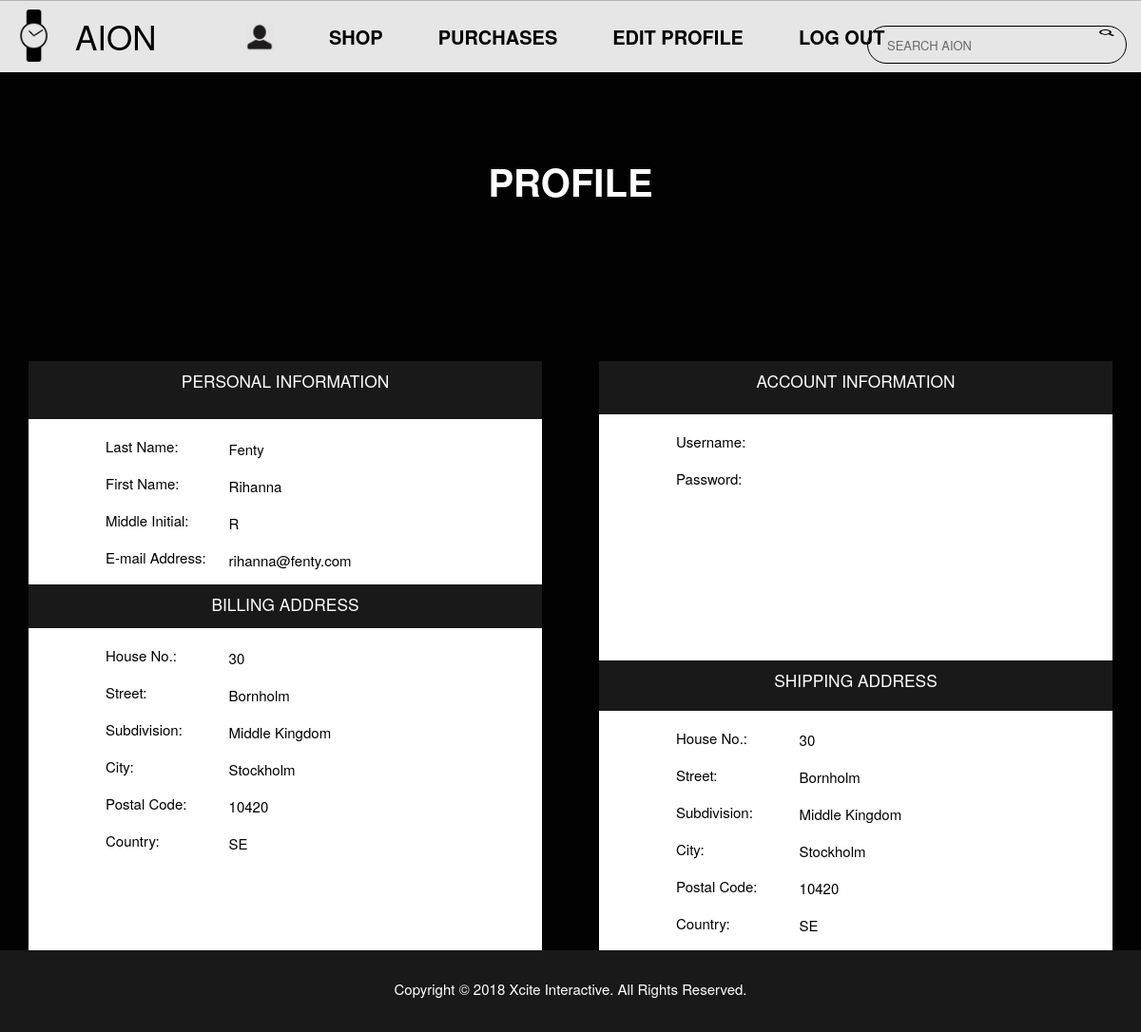
Page /aionApp/profilePage/ (signed in) on the committed database.
### aionApp/models.py (models this page shows, shortened)
class user(models.Model):
    user_id = models.AutoField(primary_key=True)
    last_name = models.CharField(max_length=64)
    first_name = models.CharField(max_length=64)
    middle_initial = models.CharField(max_length=3)
    user_name = models.CharField(max_length=255)
    password = models.CharField(max_length=255)
    email = models.CharField(max_length=255)
    role_type = models.CharField(max_length=16, choices=role_choices, default='3')
    billing_add=models.ForeignKey(billing_addres, default=0)
    shipping_add=models.ForeignKey(shipping_addres, default=0)

class billing_addres(models.Model):
    house_number = models.IntegerField(default=0)
    street = models.CharField(max_length=255)
    subdivision = models.CharField(max_length=255)
    city = models.CharField(max_length=255)
    postal_code = models.CharField(max_length=255)
    country = CountryField()

class shipping_addres(models.Model):
    house_number = models.IntegerField(default=0)
    street = models.CharField(max_length=255)
    subdivision = models.CharField(max_length=255)
    city = models.CharField(max_length=255)
    postal_code = models.CharField(max_length=255)
    country = CountryField()

### aionApp/views.py (the view)
def profilePage(request):
    if request.session["user"] > 0:
        currentUser = get_object_or_404(user, user_id = request.session["user"])
        context = {
                'currentUser': currentUser,
            }
    return render(request, 'aionApp/profile.html', context)

### aionApp/templates/aionApp/profile.html (shortened to what this page needs)
<html>
    <head>
        {% load static %}
        <link rel="stylesheet" type="text/css" href="{% static 'aionApp/profile.css' %}">
    </head>
    <body>
        <div id="navbar">
            <p id="logo" style="position: absolute; left: -3%; bottom: -33%;">
                <a href="/aionApp/homePage/"><img src="{% static 'aionApp/Images/watch.png' %}" id="watch"></a>
                 AION
            </p>
            <form class="searchContainer" role="search" method="get" action="{% url 'aionApp:search' %}">
                <input type="text" id="searchBar" placeholder="SEARCH AION"
                class="form-control" name="q" value="{{ request.GET.q }}" pattern="[A-Za-z0-9-\s]+">
                <button type="submit" class="btn btn-default"><img class="searchIcon" src="{% static 'aionApp/Images/search.png' %}"></button>
            </form>
            <span style="position: absolute; left: 18%;">
                <a href="#"><img src="{% static 'aionApp/Images/profile.png' %}" id="profile"></a>
                <a href="/aionApp/shopPage/">SHOP</a>
                <a href="/aionApp/purchasePage/">PURCHASES</a>
                <a href="/aionApp/editProfilePage/">EDIT PROFILE</a>
                <a href="/aionApp/exitSession/">LOG OUT</a>
            </span>
        </div>
        <div id="registerContainer">
            <p id="bigMessage">PROFILE</p>
            <form class="addProductmodal-content animate"  action="{% url 'aionApp:signingUp' %}"method = "post">
                <div id="container1">
                    <div id="info">
                        <div id="personalinfo">
                            PERSONAL INFORMATION
                        </div>
                        <br>
                        <span class="fontUP">Last Name:</span>
                        <div id="align">
                            <span  class="fontUP" name="last_name">{{currentUser.last_name}}</span>
                        </div>
                        <br> <br>
                        <span class="fontUP">First Name:</span>
                        <div id="align">
                            <span  class="fontUP" name="first_name">{{currentUser.first_name}}</span>
                        </div>
                        <br> <br>
                        <span class="fontUP">Middle Initial: </span>
                        <div id="align">
                            <span  class="fontUP" name="middle_initial">{{currentUser.middle_initial}}</span>
                        </div>
                        <br> <br>
                        <span class="fontUP">E-mail Address:</span>
                        <div id="align">
                            <span  class="fontUP" name="email">{{currentUser.email}}</span>
                        </div>
                        <br> <br>
                        <div id="billingaddress">
                            BILLING ADDRESS
                        </div>
                        <br>
                        <span class="fontUP">House No.:</span>
                        <div id="align">
                            <span  class="fontUP" name="bHouseNum">{{currentUser.billing_add.house_number}}</span>
                        </div>
                        <br> <br>
                        <span class="fontUP">Street:</span>
                        <div id="align">
                            <span  class="fontUP" name="bStreet">{{currentUser.billing_add.street}} </span>
                        </div>
                        <br> <br>
                        <span class="fontUP">Subdivision:</span>
                        <div id="align">
                            <span  class="fontUP" name="bSubdivision">{{currentUser.billing_add.subdivision}}</span>
                        </div>
                        <br> <br>
                        <span class="fontUP">City:</span>
                        <div id="align">
                            <span  class="fontUP" name="bCity">{{currentUser.billing_add.city}}</span>
                        </div>
                        <br> <br>
                        <span class="fontUP">Postal Code:</span>
                        <div id="align">
                            <span  class="fontUP" name="bPostal">{{currentUser.billing_add.postal_code}} </span>
                        </div>
                        <br> <br>
                        <span class="fontUP">Country:</span>
                        <div id="align">
                            <span  class="fontUP" name="bCountry">{{currentUser.billing_add.country}} </span>
                        </div>
                        <br> <br>
                    </div>
                </div>
                <div id="container2">
                    <div id="accountinfo">
                        ACCOUNT INFORMATION
                    </div>
                    <br>
                    <span class="fontUP">Username:</span>
                    <span  class="fontUP" name="username"> </span>
                    <br> <br>
                    <span class="fontUP">Password:</span>
                    <span  class="fontUP" name="password1"> </span>
                    <br> <br>
                    <span  class="fontUP" name="password2"> </span>
                    <br> <br>
                </div>
                <div id="container3">
                    <div id="shippingaddress">
                        SHIPPING ADDRESS
                    </div>
                    <br>
                    <span class="fontUP">House No.: </span>
                    <div id="align2">
                        <span  class="fontUP" name="sHouseNum">{{currentUser.shipping_add.house_number}}</span>
                    </div>
                    <br> <br>
                    <span class="fontUP">Street:</span>
                    <div id="align2">
                        <span  class="fontUP" name="sStreet">{{currentUser.shipping_add.street}} </span>
                    </div>
                    <br> <br>
                    <span class="fontUP">Subdivision:</span>
                    <div id="align2">
                        <span  class="fontUP" name="sSubdivision">{{currentUser.shipping_add.subdivision}}</span>
                    </div>
                    <br> <br>
                    <span class="fontUP">City:</span>
                    <div id="align2">
                        <span  class="fontUP" name="sCity"> {{currentUser.shipping_add.city}}</span>
                    </div>
                    <br> <br>
                    <span class="fontUP">Postal Code:</span>
                    <div id="align2">
                        <span  class="fontUP" name="sPostal"> {{currentUser.shipping_add.postal_code}}</span>
                    </div>
                    <br> <br>
                    <span class="fontUP">Country:</span>
                    <div id="align2">
                        <span  class="fontUP" name="sCountry"> {{currentUser.shipping_add.country}}</span>
                    </div>
                </div>
            </form>
        </div>
        <footer>Copyright © 2018 Xcite Interactive. All Rights Reserved.</footer>
    </body>
</html>

### aionApp/static/aionApp/profile.css (style rules this page uses)
html, body { max-width: 100%; overflow-x: hidden; margin: 0; padding: 0; }
#navbar { display: flex; justify-content: center; top: 0; left: 0; position: fixed; overflow: hidden; flex-direction: row; justify-content: space-between; align-items: center; width: 100%; height: 4.7em; border-top-style: ridge; border-top-color: #d3d3d3; border-top-width: thin; background-color: white; border-color: #c7c7c7; opacity: 0.9; }
#navbar a { float: left; display: block; color: black; text-align: center; padding: 14px 16px; text-decoration: none; font-size: 20px; font-family: "Helvetica Neue"; font-weight: bold; margin-left: 1.3em; cursor: pointer; }
.searchContainer { text-align: center; position: absolute; right: -25%; bottom: 60%; width: 35%; display: block; margin: 0 auto; }
#searchBar { position: absolute; top: 35%; right: 75%; margin: 0 auto; width: 65%; height: 40px; padding: 0 20px; font-size: 0.81rem; border: 1px solid black; border-radius: 25px; font-family: "Helvetica Neue"; outline: none; }
.searchIcon { position: absolute; top: 102%; right: 78%; width: 4%; height: 120%; }
#watch { position: relative; width: 55px; height: 55px; margin-left: 2px; }
#logo { font-size: 35px; font-family: "Helvetica Neue"; display: flex; justify-content: center; overflow: hidden; flex-direction: row; justify-content:space-between; align-items: center; position: absolute; top: -35%; }
#profile { width: 30px; height: 30px; }
footer { background-color: #1a1919; height: 7%; display: block; padding-top: 30px; position: relative; text-align: center; font-family: "Helvetica Neue"; font-size: 15px; position: relative; color: white; }
#registerContainer { background-color: #020202; width: 100%; height: 125%; max-height: 125%; margin: 0; padding: 0; background-size: 100% 100%; background-repeat: no-repeat; color: white; }
#bigMessage { position: relative; top: 19%; transform: translateY(-50%); text-align: center; font-family: "Helvetica Neue"; font-size: 40px; color: white; font-weight: bold; }
#container1 { background-color: white; width: 45%; height: 70%; position: absolute; left: 2.5%; top: 35%; }
#container2 { background-color: white; left: 52.5%; width: 45%; height: 63%; position: absolute; top: 35%; }
#container3 { background-color: white; left: 52.5%; width: 45%; height: 41%; position: absolute; top: 64%; }
.fontUP { font-family: "Helvetica Neue"; color: black; font-size: 15px; padding-left: 15%; }
#personalinfo { background-color: #1a1919; width: 100%; height: 7%; font-family: "Helvetica Neue"; font-size: 13pt; padding-top: 1.5%; color: white; text-align: center; }
#billingaddress { background-color: #1a1919; width: 100%; height: 5%; font-family: "Helvetica Neue"; font-size: 13pt; padding-top: 1.5%; color: white; text-align: center; }
#accountinfo { background-color: #1a1919; width: 100%; height: 7%; font-family: "Helvetica Neue"; font-size: 13pt; padding-top: 1.5%; color: white; text-align: center; }
#shippingaddress { background-color: #1a1919; width: 100%; height: 10%; font-family: "Helvetica Neue"; font-size: 13pt; padding-top: 1.5%; color: white; text-align: center; }
#align { width: 60%; height: 30%; position: absolute; left: 30%; margin-top: -3.5%; }
#align2 { width: 60%; height: 30%; position: absolute; left: 30%; margin-top: -3.5%; }

### rows in the picture
user: last_name "Fenty", first_name "Rihanna", middle_initial "R", email "rihanna@fenty.com", billing_add.house_number "30", billing_add.street "Bornholm", billing_add.subdivision "Middle Kingdom", billing_add.city "Stockholm", billing_add.postal_code "10420", billing_add.country "SE", shipping_add.house_number "30", shipping_add.street "Bornholm", shipping_add.subdivision "Middle Kingdom", shipping_add.city "Stockholm", shipping_add.postal_code "10420", shipping_add.country "SE"
